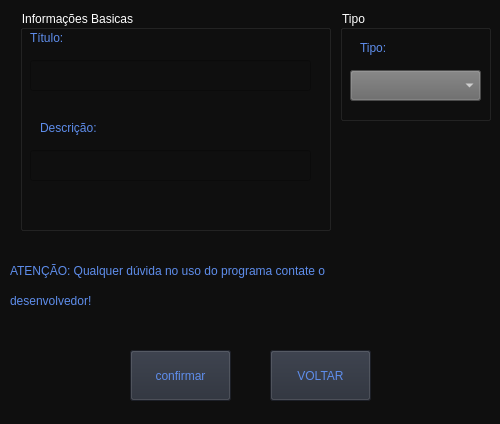
<?xml version="1.0" encoding="UTF-8"?>
<ui version="4.0">
 <class>AGENDA</class>
 <widget class="QDialog" name="AGENDA">
  <property name="geometry">
   <rect>
    <x>0</x>
    <y>0</y>
    <width>500</width>
    <height>424</height>
   </rect>
  </property>
  <property name="windowTitle">
   <string>Agenda</string>
  </property>
  <property name="styleSheet">
   <string notr="true">background-color: rgb(15,15, 15);
color: rgb(255, 255, 255);</string>
  </property>
  <widget class="QDialogButtonBox" name="buttonBox">
   <property name="geometry">
    <rect>
     <x>10</x>
     <y>600</y>
     <width>461</width>
     <height>32</height>
    </rect>
   </property>
   <property name="orientation">
    <enum>Qt::Horizontal</enum>
   </property>
   <property name="standardButtons">
    <set>QDialogButtonBox::Cancel|QDialogButtonBox::Ok</set>
   </property>
  </widget>
  <widget class="QPushButton" name="Button_voltar">
   <property name="geometry">
    <rect>
     <x>270</x>
     <y>350</y>
     <width>101</width>
     <height>51</height>
    </rect>
   </property>
   <property name="styleSheet">
    <string notr="true">background-color: rgb(39,44,55);
font: 87 10pt &quot;Arial Black&quot;;
color: rgb(94,141,235);</string>
   </property>
   <property name="text">
    <string>VOLTAR</string>
   </property>
  </widget>
  <widget class="QGroupBox" name="groupBox">
   <property name="geometry">
    <rect>
     <x>20</x>
     <y>10</y>
     <width>311</width>
     <height>221</height>
    </rect>
   </property>
   <property name="title">
    <string>Informações Basicas</string>
   </property>
   <widget class="QLineEdit" name="lineEdit">
    <property name="geometry">
     <rect>
      <x>10</x>
      <y>50</y>
      <width>281</width>
      <height>31</height>
     </rect>
    </property>
   </widget>
   <widget class="QLineEdit" name="lineEdit_2">
    <property name="geometry">
     <rect>
      <x>10</x>
      <y>140</y>
      <width>281</width>
      <height>31</height>
     </rect>
    </property>
   </widget>
   <widget class="QLabel" name="label">
    <property name="geometry">
     <rect>
      <x>10</x>
      <y>20</y>
      <width>51</width>
      <height>16</height>
     </rect>
    </property>
    <property name="styleSheet">
     <string notr="true">font: 87 10pt &quot;Arial Black&quot;;
color: rgb(94,141,235);</string>
    </property>
    <property name="text">
     <string>Título:</string>
    </property>
   </widget>
   <widget class="QLabel" name="label_2">
    <property name="geometry">
     <rect>
      <x>20</x>
      <y>110</y>
      <width>81</width>
      <height>16</height>
     </rect>
    </property>
    <property name="styleSheet">
     <string notr="true">font: 87 10pt &quot;Arial Black&quot;;
color: rgb(94,141,235);</string>
    </property>
    <property name="text">
     <string>Descrição:</string>
    </property>
   </widget>
  </widget>
  <widget class="QGroupBox" name="groupBox_2">
   <property name="geometry">
    <rect>
     <x>340</x>
     <y>10</y>
     <width>151</width>
     <height>111</height>
    </rect>
   </property>
   <property name="title">
    <string>Tipo</string>
   </property>
   <widget class="QComboBox" name="comboBox">
    <property name="geometry">
     <rect>
      <x>10</x>
      <y>60</y>
      <width>131</width>
      <height>31</height>
     </rect>
    </property>
    <property name="styleSheet">
     <string notr="true">background-color: rgb(103, 103, 103);</string>
    </property>
    <item>
     <property name="text">
      <string/>
     </property>
    </item>
    <item>
     <property name="text">
      <string>Prova</string>
     </property>
    </item>
    <item>
     <property name="text">
      <string>Dever de casa</string>
     </property>
    </item>
    <item>
     <property name="text">
      <string>Atividades extras</string>
     </property>
    </item>
   </widget>
   <widget class="QLabel" name="label_3">
    <property name="geometry">
     <rect>
      <x>20</x>
      <y>30</y>
      <width>81</width>
      <height>16</height>
     </rect>
    </property>
    <property name="styleSheet">
     <string notr="true">font: 87 10pt &quot;Arial Black&quot;;
color: rgb(94,141,235);</string>
    </property>
    <property name="text">
     <string>Tipo:</string>
    </property>
   </widget>
  </widget>
  <widget class="QLabel" name="label_4">
   <property name="geometry">
    <rect>
     <x>10</x>
     <y>250</y>
     <width>461</width>
     <height>41</height>
    </rect>
   </property>
   <property name="styleSheet">
    <string notr="true">font: 87 10pt &quot;Arial Black&quot;;
color: rgb(94,141,235);</string>
   </property>
   <property name="text">
    <string>ATENÇÃO: Qualquer dúvida no uso do programa contate o</string>
   </property>
  </widget>
  <widget class="QLabel" name="label_5">
   <property name="geometry">
    <rect>
     <x>10</x>
     <y>280</y>
     <width>121</width>
     <height>41</height>
    </rect>
   </property>
   <property name="styleSheet">
    <string notr="true">font: 87 10pt &quot;Arial Black&quot;;
color: rgb(94,141,235);</string>
   </property>
   <property name="text">
    <string>desenvolvedor!</string>
   </property>
  </widget>
  <widget class="QPushButton" name="Button_confirma">
   <property name="geometry">
    <rect>
     <x>130</x>
     <y>350</y>
     <width>101</width>
     <height>51</height>
    </rect>
   </property>
   <property name="styleSheet">
    <string notr="true">background-color: rgb(39,44,55);
font: 87 10pt &quot;Arial Black&quot;;
color: rgb(94,141,235);</string>
   </property>
   <property name="text">
    <string>confirmar</string>
   </property>
  </widget>
 </widget>
 <resources/>
 <connections>
  <connection>
   <sender>buttonBox</sender>
   <signal>accepted()</signal>
   <receiver>AGENDA</receiver>
   <slot>accept()</slot>
   <hints>
    <hint type="sourcelabel">
     <x>248</x>
     <y>254</y>
    </hint>
    <hint type="destinationlabel">
     <x>157</x>
     <y>274</y>
    </hint>
   </hints>
  </connection>
  <connection>
   <sender>buttonBox</sender>
   <signal>rejected()</signal>
   <receiver>AGENDA</receiver>
   <slot>reject()</slot>
   <hints>
    <hint type="sourcelabel">
     <x>316</x>
     <y>260</y>
    </hint>
    <hint type="destinationlabel">
     <x>286</x>
     <y>274</y>
    </hint>
   </hints>
  </connection>
 </connections>
</ui>
